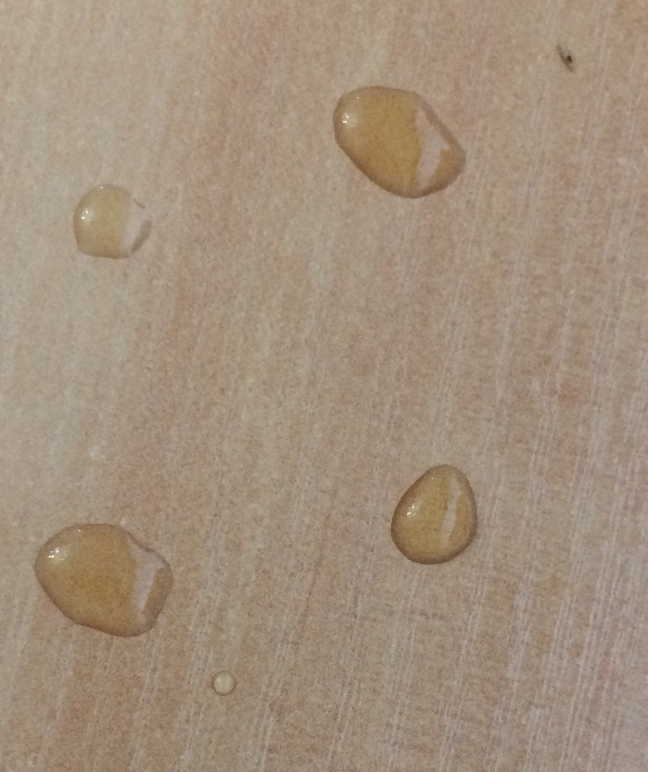
#> input picture blobs4.jpg, 1296 x 1544 px (shown at 1/2 size)
$ python main_debug.py   (older library calls are emulated)
#> lines starting #> are read from the running program, lines starting #| are printed output that depends on the picture; after the words box and inside, x2 and y2 are one past the last pixel; in counts of white or black regions, pixels touching at a corner belong together; long printed decimals are rounded
### auxcv.py
import glob
import os
import cv2
import numpy as np
from matplotlib import pyplot as plt

# [17 lines left out: functions load_folder_avi, create_windows, show_image, not called in this run]

def show_hist(img):
    plt.hist(img.ravel(),256,[0,256]); plt.show()

def image_to_gray(img):
    return cv2.cvtColor(img, cv2.COLOR_BGR2GRAY)

def close_image(img, size = (5,5)):
    kernel = np.ones(size, np.uint8)
    return cv2.morphologyEx(img, cv2.MORPH_CLOSE, kernel)

def open_image(img, size = (5,5)):
    kernel = np.ones(size, np.uint8)
    return cv2.morphologyEx(img, cv2.MORPH_OPEN, kernel)

def unsharp_mask(img, blur_size = (5,5), imgWeight = 1.5, gaussianWeight = -0.5):
    gaussian = cv2.GaussianBlur(img, (5,5), 0)
    return cv2.addWeighted(img, imgWeight, gaussian, gaussianWeight, 0)

def smoother_edges(img, first_blur_size, second_blur_size = (5,5), imgWeight = 1.5, gaussianWeight = -0.5):
    img = cv2.GaussianBlur(img, first_blur_size, 0)
    return unsharp_mask(img, second_blur_size, imgWeight, gaussianWeight)

# [7 lines left out: function compare_histograms_normal_and_masked, not called in this run]

### main_debug.py
import cv2
import numpy as np
import trackbar as tb
import auxcv as aux
from matplotlib.pyplot import imshow, scatter, show, savefig


def shrink_rect(rect, scale = 0.8):
    center, (width, height), angle = rect
    width = width * scale
    height = height * scale
    rect = center, (width, height), angle
    return rect


def clahe(img, clip_limit = 2.0):
    clahe = cv2.createCLAHE(clipLimit=clip_limit, tileGridSize=(5,5))
    return clahe.apply(img)


def get_sobel(img, size = -1):
    sobelx64f = cv2.Sobel(img,cv2.CV_64F,2,0,size)
    abs_sobel64f = np.absolute(sobelx64f)
    return np.uint8(abs_sobel64f)


img = cv2.imread("blobs4.jpg")
#> img is the input picture: shape (1544, 1296, 3); mean B, G, R 124.4, 143.9, 162.5
imgc = img.copy()
resize_times = 5
img = cv2.resize(img, None, img, fx = 1 / resize_times, fy = 1 / resize_times)
#> img: shape (309, 259, 3)
cv2.imshow("blobs", img)
cv2.waitKey(0)

img = cv2.cvtColor(img, cv2.COLOR_BGR2GRAY)
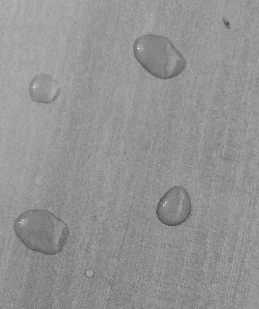
#> img: shape (309, 259); min 58, max 244, mean 147.2

sobel = get_sobel(img)
#> in get_sobel, `sobelx64f = cv2.Sobel(img,cv2.CV_64F,2,0,size)`:
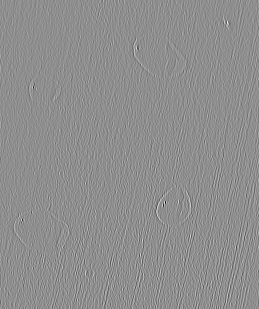
#> sobelx64f: shape (309, 259) float64; min -440, max 346, mean 0; drawn with min black and max white
#> in get_sobel, `return np.uint8(abs_sobel64f)`:
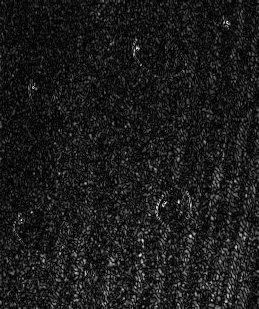
#> returned value: shape (309, 259); min 0, max 253, mean 27.8
print("sobel_sum: ", np.sum(sobel)/(img.shape[0] * img.shape[1]))
#| sobel_sum:  27.826
clip_limit = (-2.556) * np.sum(sobel)/(img.shape[0] * img.shape[1]) + 26.557
#> clip_limit = -44.57
print("clip_limit: ", clip_limit)
#| clip_limit:  -44.566
cv2.waitKey(0)

if(clip_limit < 1.0):
    clip_limit = 0.1
if(clip_limit > 10.0):
    clip_limit = 10
img = clahe(img, clip_limit)
img = aux.unsharp_mask(img)
#canny = tb.CannyTrackbar(img, "Canny")
img_blurred = (cv2.GaussianBlur(img.copy(), (2*2+1,2*2+1), 0))
canny = cv2.Canny(img_blurred, 35, 95)
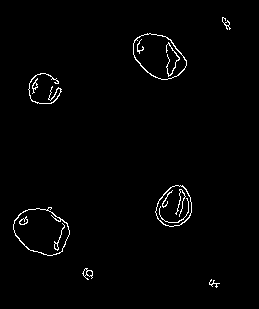
#> canny: shape (309, 259); 1.5% white in thin lines or dots, all inside (x1, y1, x2, y2) = (13, 17, 231, 288)
#img_blurred = cv2.GaussianBlur(img.copy(), (4*2+1,4*2+1), 0)
#canny = cv2.Canny(img_blurred, 11, 33)

# CONTOURS
_, cnts, _ = cv2.findContours(canny.copy(), cv2.RETR_LIST,
	cv2.CHAIN_APPROX_SIMPLE)
#> cnts = 24 contours, 9 with area under 20; largest, box (x1, y1, x2, y2) and area: (13, 207, 70, 256) 1934, (13, 208, 70, 256) 1888, (133, 33, 187, 80) 1730, (133, 33, 187, 80) 1682, (155, 185, 192, 227) 1106

canvas = np.ones(img.shape, np.uint8)
#cv2.drawContours(canvas, cnts, -1, (255, 255, 255), 1)
for c in cnts:
    l = cv2.arcLength(c, False)
    x,y,w,h = cv2.boundingRect(c)
    aspect_ratio = float(w)/h
    # [15 lines of commented-out code are left out]

    if l > 500:
        continue
    if l < 20:
        continue
    if aspect_ratio < 0.2:
        continue
    if aspect_ratio > 5:
        continue
    if l > 150 and (aspect_ratio > 10 or aspect_ratio < 0.1):
        continue
    cv2.drawContours(canvas, [c], -1, (255, 255, 255), 2)
    cv2.imshow("cnts", canvas)
#> this loop made 24 passes
#> (l, x, y, w, h, aspect_ratio) on passes 1 to 12: (49.28, 209, 279, 11, 9, 1.22), (15.9, 86, 270, 7, 7, 1), (18.31, 83, 268, 5, 9, 0.556), (49.36, 82, 268, 11, 12, 0.917), (13.49, 54, 243, 5, 7, 0.714), (67.36, 54, 223, 11, 28, 0.393), (20.73, 19, 218, 9, 7, 1.29), (28.56, 19, 216, 9, 9, 1), (187.3, 13, 208, 57, 48, 1.19), (182.6, 13, 207, 57, 49, 1.16), (122.5, 159, 198, 30, 25, 1.2), (57.36, 162, 190, 11, 18, 0.611)
#> pass 1, `cv2.imshow("cnts", canvas)`:
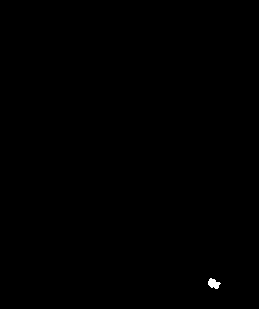
#> window 'cnts': shape (309, 259); values 1 (black) and 255 (white), 0.11% white; 1 white region, box (x1, y1, x2, y2) and area: (208, 278, 221, 289) 89
#> after the loop:
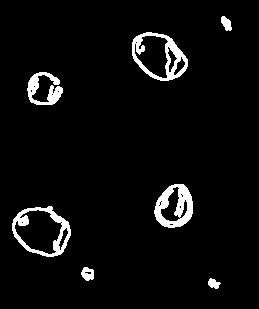
#> canvas: shape (309, 259); values 1 (black) and 255 (white), 4.6% white; 7 white regions, largest, box (x1, y1, x2, y2) and area: (154, 184, 193, 228) 933, (132, 32, 188, 81) 929, (12, 206, 71, 257) 876

cv2.waitKey(0)
cv2.imshow("contours1", canvas)
cv2.waitKey(0)

canvas = aux.close_image(canvas, (7,7))
#> in close_image, `return cv2.morphologyEx(img, cv2.MORPH_CLOSE, kernel)`: returned value: shape (309, 259); values 1 (black) and 255 (white), 5.3% white; 7 white regions, largest, box (x1, y1, x2, y2) and area: (132, 32, 188, 81) 1170, (154, 184, 193, 228) 1066, (12, 206, 71, 257) 1015
img_blurred = cv2.GaussianBlur(canvas, (8*2+1,8*2+1), 0)
img_blurred = aux.smoother_edges(img_blurred, (9,9))
kernel = np.ones((3,3), np.uint8)
dilated = cv2.erode(img_blurred, kernel)
_, im_th = cv2.threshold(dilated, 50, 255, cv2.THRESH_BINARY)
#> im_th: shape (309, 259); 7.2% white; 7 white regions, largest, box (x1, y1, x2, y2) and area: (130, 31, 189, 82) 1575, (11, 205, 72, 258) 1453, (153, 182, 195, 229) 1398
cv2.imshow("contours1", im_th)
cv2.waitKey(0)
canny = cv2.Canny(im_th, 11, 33)
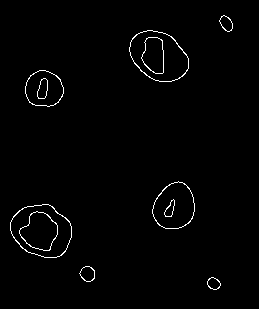
#> canny: shape (309, 259); 1.4% white in thin lines or dots, all inside (x1, y1, x2, y2) = (10, 15, 233, 290)
#canny = tb.CannyTrackbar(canvas, "canny")
cv2.imshow("canny", canny)
cv2.waitKey(0)

_, cnts, _ = cv2.findContours(canny.copy(), cv2.RETR_EXTERNAL,
	cv2.CHAIN_APPROX_SIMPLE)
#> cnts = 7 contours; box (x1, y1, x2, y2) and area: (10, 204, 72, 258) 2468, (129, 30, 189, 82) 2218, (152, 181, 195, 229) 1499, (25, 70, 64, 107) 1074, (79, 266, 95, 282) 172, (219, 15, 233, 32) 140, (207, 277, 221, 290) 116

sum_area = 0
rect_list = []
for i,c in enumerate(cnts):
    rect = cv2.minAreaRect(c)
    _, (width, height), _ = rect
    area = width*height
    sum_area += area
    rect_list.append(rect)
#> this loop made 7 passes
#> (rect, width, height, area, sum_area) on passes 1 to 7: (((213.3, 283.4), (11.18, 13.42), -63.43), 11.18, 13.42, 150, 150), (((87.5, 273.5), (14.14, 15.56), -45), 14.14, 15.56, 220, 370), (((41.37, 230.7), (51.44, 62.3), -49.76), 51.44, 62.3, 3205, 3575), (((173.2, 206.4), (44.72, 43.83), -26.57), 44.72, 43.83, 1960, 5535), (((44, 88), (36, 38), -90), 36, 38, 1368, 6903), (((158.1, 55.74), (46.1, 61.83), -40.6), 46.1, 61.83, 2850, 9753), (((226, 23), (10.73, 16.99), -26.57), 10.73, 16.99, 182.4, 9935.4)
#> after the loop, rect_list = 7 items; sum_area = 9935.4
mean_area = sum_area / len(cnts)
#> mean_area = 1419.3
#print(mean_area)

for rect in rect_list:
    _, (width, height), _ = rect
    box = cv2.boxPoints(rect)
    box = np.int0(box * 5)
    area = width * height

    if(area > mean_area*0.6):
        rect = shrink_rect(rect, 0.8)
        box = cv2.boxPoints(rect)
        box = np.int0(box * resize_times)
        cv2.drawContours(imgc, [box], 0, (0,255,0),1)
#> this loop made 7 passes
#> (rect, box, area, angle in shrink_rect) on passes 3 to 6: (((41.37, 230.7), (41.15, 49.84), -49.76), [[235, 1312], [45, 1151], [178, 994], [368, 1155]], 3205, -49.76), (((173.2, 206.4), (35.78, 35.06), -26.57), [[825, 1150], [746, 993], [906, 913], [985, 1070]], 1960, -26.57), (((44, 88), (28.8, 30.4), -90), [[296, 512], [144, 512], [144, 368], [296, 368]], 1368, -90), (((158.1, 55.74), (36.88, 49.46), -40.6), [[801, 432], [640, 244], [780, 124], [941, 312]], 2850, -40.6)
#> (rect, box, area) on passes 1, 2, 7: (((213.3, 283.4), (11.18, 13.42), -63.43), [[1084, 1457], [1024, 1427], [1049, 1377], [1109, 1407]], 150), (((87.5, 273.5), (14.14, 15.56), -45), [[439, 1420], [384, 1365], [434, 1315], [489, 1370]], 220), (((226, 23), (10.73, 16.99), -26.57), [[1125, 165], [1087, 89], [1135, 65], [1173, 141]], 182.4)

imgc = cv2.resize(imgc, None, imgc, fx = 0.5, fy = 0.5)
#> imgc: shape (772, 648, 3)
cv2.imshow("imgc", imgc)
cv2.waitKey(0)

# counter = 0
# # loop over the contours
# for c in cnts:
#     # compute the center of the contour
#     print(counter)
#     M = cv2.moments(c)
#     if M["m00"] != 0:
#         cX = int(M["m10"] / M["m00"])
#         cY = int(M["m01"] / M["m00"])

#     #draw the contour and center of the shape on the image
#     area = cv2.arcLength(c,True)
#     if area > 50:
#         #cv2.drawContours(img, [c], -1, (255, 255, 255), 1)
#         x,y,w,h = cv2.boundingRect(c)
#         aspect_ratio = float(w)/h
#         if aspect_ratio < 1.4 and aspect_ratio > 0.6:
#             cv2.rectangle(img,(x,y),(x+w,y+h),(0,255,0),2)
#         #rect  = cv2.minAreaRect(c)
#         #box = cv2.boxPoints(rect)
#         #box = np.int0(box)
#         #cv2.drawContours(img,[box],0,(0,0,255),2)
#         counter = counter + 1
#     #cv2.waitKey(0)
# 	#cv2.circle(img, (cX, cY), 3, (255, 255, 255), -1)

cv2.imwrite("result1.png", imgc)

$ run again, with blobs2.jpg copied over blobs4.jpg
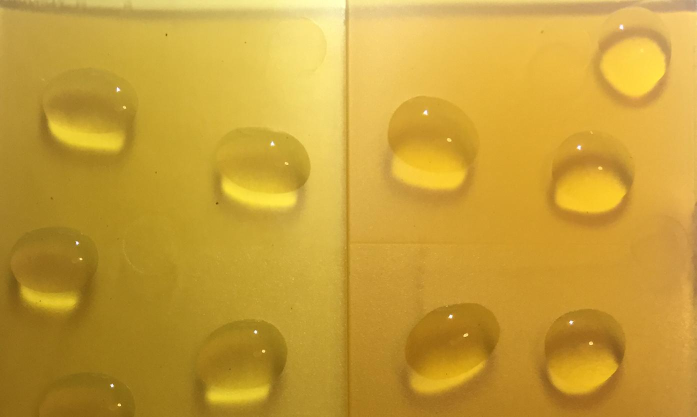
#> input picture blobs2.jpg, 1393 x 833 px (shown at 1/2 size)
#> img is the input picture: shape (833, 1393, 3); mean B, G, R 55.5, 158.5, 199.3
#| sobel_sum:  9.806
#> clip_limit = 1.49
#| clip_limit:  1.493
#> `canny = cv2.Canny(img_blurred, 35, 95)`:
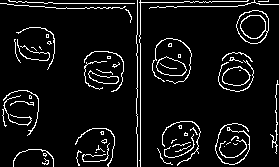
#> canny: shape (167, 279); 7.3% white in thin lines or dots
#> `_, cnts, _ = cv2.findContours(canny.copy(), cv2.RETR_LIST, cv2.CHAIN_A..`: cnts = 80 contours, 66 with area under 20; largest, box (x1, y1, x2, y2) and area: (236, 10, 269, 44) 838, (240, 15, 266, 39) 434, (156, 56, 187, 76) 407, (222, 66, 251, 86) 396, (156, 56, 187, 76) 394
#> the loop `for c in cnts:` made 80 passes
#> (l, x, y, w, h, aspect_ratio) on passes 1, 2, 3, 5, 6, 7, 8, 9: (30.38, 42, 158, 7, 7, 1), (6.24, 43, 153, 4, 3, 1.33), (8.24, 43, 153, 4, 4, 1), (38.97, 76, 150, 6, 16, 0.375), (114.7, 13, 149, 41, 18, 2.28), (51.46, 157, 148, 16, 17, 0.941), (0, 224, 146, 1, 1, 1), (34.38, 175, 145, 16, 7, 2.29)
#> im_th: shape (167, 279); 27.8% white; 11 white regions, largest, box (x1, y1, x2, y2) and area: (81, 49, 127, 94) 1731, (156, 119, 203, 167) 1519, (149, 36, 194, 86) 1502
#> `_, cnts, _ = cv2.findContours(canny.copy(), cv2.RETR_EXTERNAL, cv2.CHA..`: cnts = 16 contours, 6 with area under 20; largest, box (x1, y1, x2, y2) and area: (148, 35, 194, 86) 1804, (80, 48, 127, 94) 1740, (11, 24, 57, 70) 1600, (215, 48, 257, 94) 1491, (233, 6, 272, 47) 1182
#> the loop `for i,c in enumerate(cnts):` made 16 passes
#> (rect, width, height, area, sum_area) on passes 1 to 6: (((28, 158.5), (15, 24), -90), 15, 24, 360, 360), (((33, 156), (20, 46), -90), 20, 46, 920, 1280), (((231.5, 143.5), (19, 13), -90), 19, 13, 247, 1527), (((93.62, 139.5), (29.67, 16.29), -30.96), 29.67, 16.29, 483.4, 2010.4), (((95, 145.5), (41, 44), -90), 41, 44, 1804, 3814.4), (((176, 132.5), (17, 22), -90), 17, 22, 374, 4188.4)
#> after the loop `for i,c in enumerate(cnts):`: rect_list = 16 items; sum_area = 20235.9
#> mean_area = 1264.7
#> the loop `for rect in rect_list:` made 16 passes
#> (rect, box, area, angle in shrink_rect) on passes 2, 5, 7: (((33, 156), (16, 36.8), -90), [[257, 820], [73, 820], [72, 740], [257, 740]], 920, -90), (((95, 145.5), (32.8, 35.2), -90), [[563, 809], [387, 809], [387, 645], [563, 645]], 1804, -90), (((232, 143), (36.8, 32), -90), [[1240, 807], [1080, 807], [1080, 623], [1240, 623]], 1840, -90)
#> `imgc = cv2.resize(imgc, None, imgc, fx = 0.5, fy = 0.5)`:
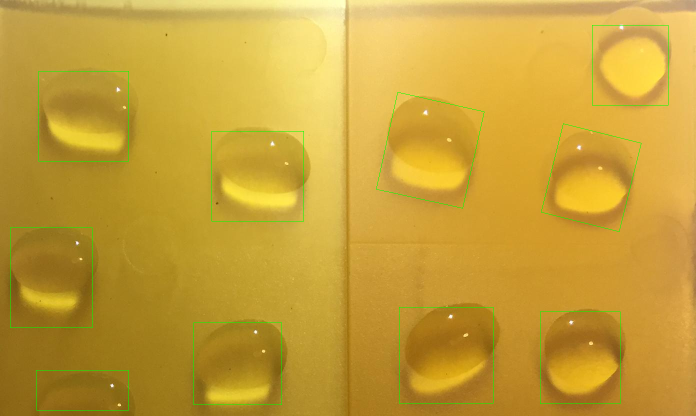
#> imgc: shape (416, 696, 3); mean B, G, R 55.4, 159.3, 198.4

$ run again, with blobs3.jpg copied over blobs4.jpg
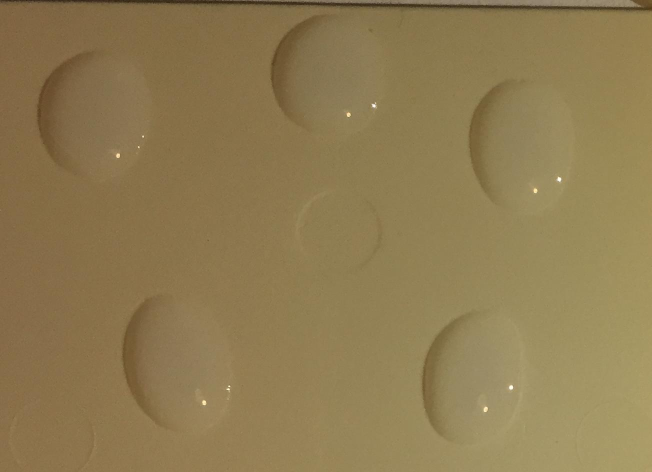
#> input picture blobs3.jpg, 1304 x 944 px (shown at 1/2 size)
#> img is the input picture: shape (944, 1304, 3); mean B, G, R 80.9, 123.1, 142.6
#| sobel_sum:  8.041
#> clip_limit = 6
#| clip_limit:  6.004
#> `canny = cv2.Canny(img_blurred, 35, 95)`:
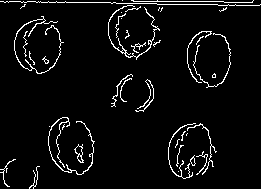
#> canny: shape (189, 261); 4.8% white in thin lines or dots
#> `_, cnts, _ = cv2.findContours(canny.copy(), cv2.RETR_LIST, cv2.CHAIN_A..`: cnts = 50 contours, 37 with area under 20; largest, box (x1, y1, x2, y2) and area: (74, 144, 84, 163) 80, (108, 5, 160, 60) 71, (48, 117, 95, 175) 58, (14, 16, 64, 74) 54, (75, 145, 83, 156) 47
#> the loop `for c in cnts:` made 50 passes
#> (l, x, y, w, h, aspect_ratio) on passes 1 to 8: (0, 178, 171, 1, 1, 1), (98.18, 29, 166, 11, 23, 0.478), (97.5, 0, 159, 16, 28, 0.571), (15.9, 190, 157, 6, 9, 0.667), (24.73, 190, 155, 6, 11, 0.545), (19.14, 77, 154, 6, 9, 0.667), (85.67, 196, 151, 12, 24, 0.5), (25.56, 75, 145, 8, 11, 0.727)
#> im_th: shape (189, 261); 17.7% white; 9 white regions, largest, box (x1, y1, x2, y2) and area: (165, 120, 218, 181) 2034, (105, 0, 162, 61) 1973, (12, 15, 65, 76) 1699
#> `canny = cv2.Canny(im_th, 11, 33)`:
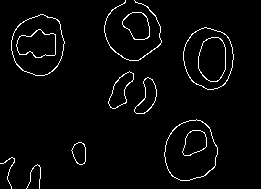
#> canny: shape (189, 261); 3.1% white in thin lines or dots, all inside (x1, y1, x2, y2) = (0, 0, 234, 189)
#> `_, cnts, _ = cv2.findContours(canny.copy(), cv2.RETR_EXTERNAL, cv2.CHA..`: cnts = 10 contours, 2 with area under 20; largest, box (x1, y1, x2, y2) and area: (11, 14, 65, 76) 2505, (164, 119, 218, 181) 2480, (183, 27, 234, 90) 2404, (122, 12, 150, 40) 545, (108, 71, 134, 109) 464, (134, 77, 157, 114) 410, (71, 142, 86, 165) 232, (104, 0, 162, 61) 33
#> the loop `for i,c in enumerate(cnts):` made 10 passes
#> (rect, width, height, area, sum_area) on passes 1 to 6: (((33.68, 176.2), (24.98, 12.94), -84.29), 24.98, 12.94, 323.1, 323.1), (((12.05, 172), (14.83, 28.4), -23.63), 14.83, 28.4, 421.2, 744.3), (((78, 153), (22, 14), -90), 22, 14, 308, 1052.3), (((189.6, 150.2), (54.07, 57.55), -18.43), 54.07, 57.55, 3112.2, 4164.5), (((147, 96.62), (37.95, 17.24), -72.18), 37.95, 17.24, 654.1, 4818.6), (((120.9, 89.65), (40.48, 17.39), -71.57), 40.48, 17.39, 704, 5522.6)
#> after the loop `for i,c in enumerate(cnts):`: rect_list = 10 items; sum_area = 15697.8
#> mean_area = 1569.8
#> the loop `for rect in rect_list:` made 10 passes
#> (rect, box, area, angle in shrink_rect) on passes 4, 7, 8: (((189.6, 150.2), (43.26, 46.04), -18.43), [[881, 894], [808, 675], [1013, 607], [1086, 825]], 3112.2, -18.43), (((207.6, 58.24), (47.43, 41.38), -73.3), [[1103, 434], [904, 375], [973, 147], [1171, 207]], 3066.6, -73.3), (((37.5, 44), (48.32, 42.75), -71.57), [[250, 368], [47, 300], [124, 71], [327, 139]], 3227.9, -71.57)

$ run again, with blobs.jpg copied over blobs4.jpg
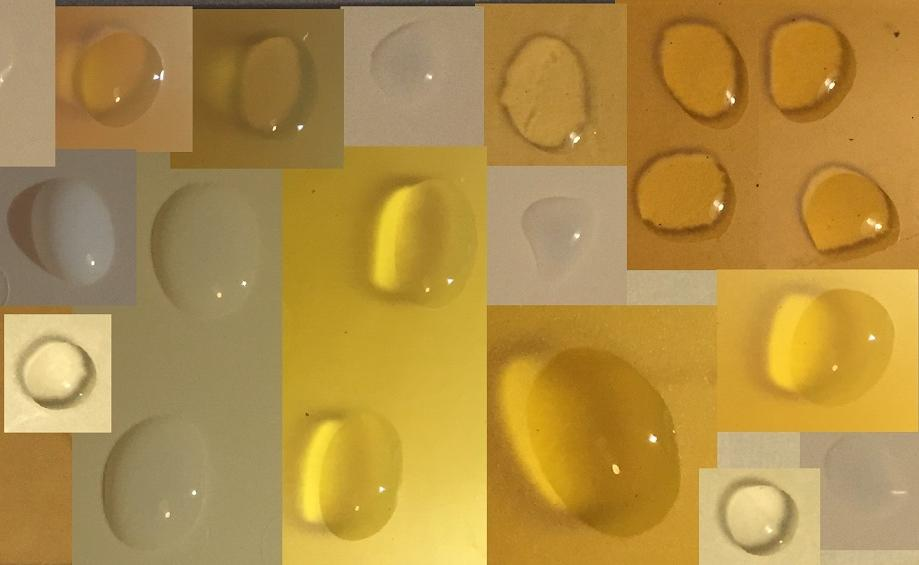
#> input picture blobs.jpg, 919 x 565 px
#> img is the input picture: shape (565, 919, 3); mean B, G, R 70.1, 141.5, 176.4
#| sobel_sum:  19.201
#> clip_limit = -22.52
#| clip_limit:  -22.521
#> `_, cnts, _ = cv2.findContours(canny.copy(), cv2.RETR_LIST, cv2.CHAIN_A..`: cnts = 56 contours, 41 with area under 20; largest, box (x1, y1, x2, y2) and area: (0, 62, 23, 87) 478, (1, 62, 23, 87) 475, (129, 2, 150, 26) 376, (129, 2, 150, 26) 364, (100, 8, 117, 29) 249
#> the loop `for c in cnts:` made 56 passes
#> (l, x, y, w, h, aspect_ratio) on passes 1 to 8: (35.07, 166, 109, 18, 2, 9), (12.07, 70, 99, 3, 6, 0.5), (28.97, 145, 97, 12, 12, 1), (32.38, 145, 97, 12, 12, 1), (100.6, 142, 94, 18, 18, 1), (43.73, 139, 93, 5, 20, 0.25), (6.66, 122, 92, 3, 4, 0.75), (8.83, 121, 92, 4, 4, 1)
#> im_th: shape (113, 184); 65.1% white; 20 black regions (1 under 20 px), largest, box (x1, y1, x2, y2) and area: (25, 38, 94, 113) 3393, (72, 5, 94, 38) 546, (106, 74, 132, 102) 513
#> `_, cnts, _ = cv2.findContours(canny.copy(), cv2.RETR_EXTERNAL, cv2.CHA..`: cnts = 20 contours, 11 with area under 20; largest, box (x1, y1, x2, y2) and area: (71, 4, 94, 38) 546, (105, 73, 132, 102) 512, (97, 35, 120, 58) 339, (14, 20, 35, 39) 243, (128, 64, 146, 83) 219
#> the loop `for i,c in enumerate(cnts):` made 20 passes
#> (rect, width, height, area, sum_area) on passes 1 to 6: (((130, 110.5), (3, 8), -90), 3, 8, 24, 24), (((109.5, 107), (10, 23), -90), 10, 23, 230, 254), (((13.76, 96.98), (11.06, 29.83), -39.56), 11.06, 29.83, 330, 584), (((170.7, 96.76), (29.68, 10.17), -57.38), 29.68, 10.17, 302, 886), (((71.5, 94), (14, 9), -90), 14, 9, 126, 1012), (((67.5, 96.5), (31, 29), -90), 31, 29, 899, 1911)
#> after the loop `for i,c in enumerate(cnts):`: rect_list = 20 items; sum_area = 10705.9
#> mean_area = 535.3
#> the loop `for rect in rect_list:` made 20 passes
#> (rect, box, area, angle in shrink_rect) on passes 3, 6, 7: (((13.76, 96.98), (8.85, 23.87), -39.56), [[89, 544], [13, 452], [47, 424], [123, 516]], 330, -39.56), (((67.5, 96.5), (24.8, 23.2), -90), [[395, 544], [279, 544], [279, 420], [395, 420]], 899, -90), (((120.1, 86.3), (18.96, 23.97), -63.43), [[632, 500], [525, 447], [568, 362], [675, 415]], 710.2, -63.43)
#> after the loop `for rect in rect_list:`:
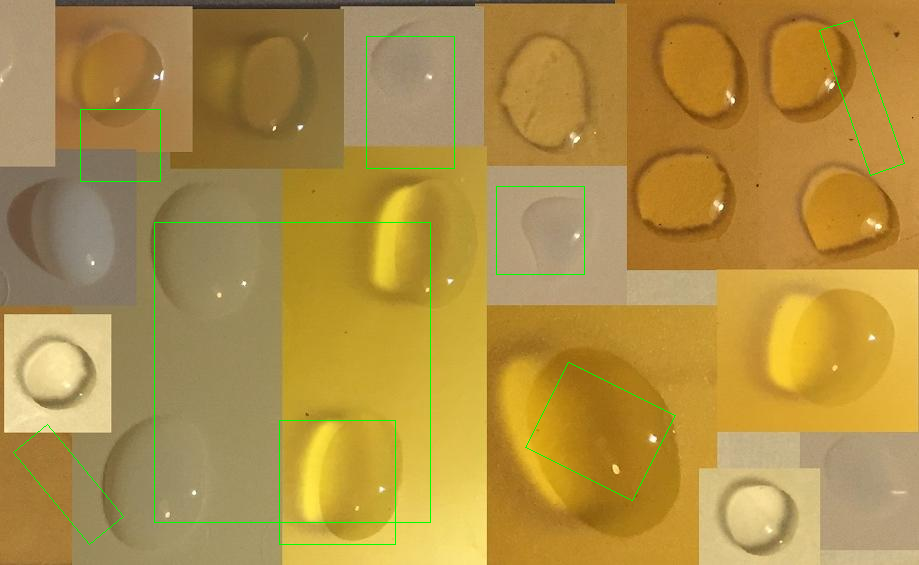
#> imgc: shape (565, 919, 3); mean B, G, R 69.5, 142.3, 175.1
